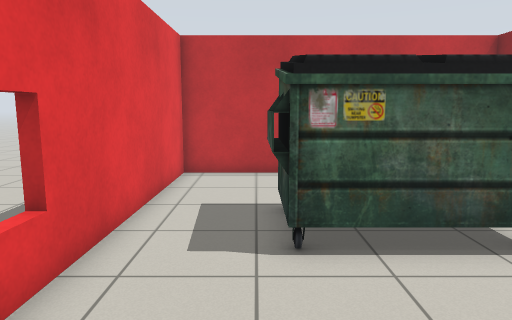
[1] (above)

16 first-person views from a walk through a world built for the Gazebo simulator. The camera is 1.2 m above the floor, tilts 8° down and sees 70° across. Floor lines are 1 m apart. The floor is counted in squares, 0.5 m on a side. Each view is taken from the middle of a square. On the plan, view 1 faces up. The plan holds only what a view shows up to about 20 squares ahead; the rest is blank. The robots in the file are not drawn.

[2]
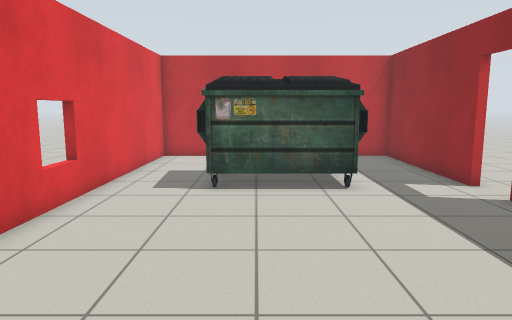

[3]
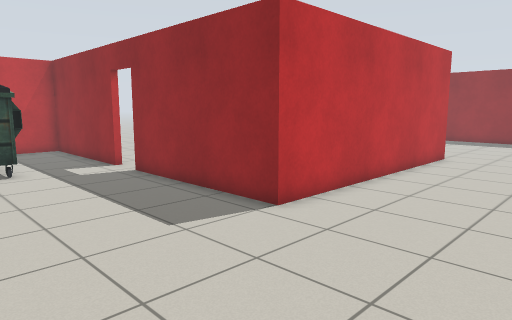

[4]
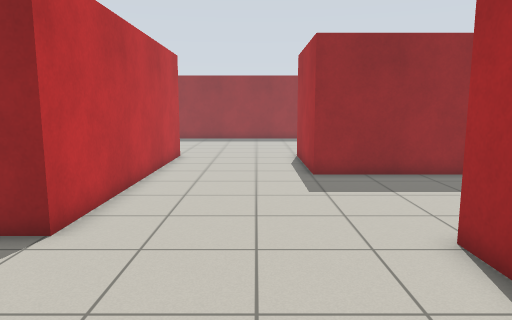

[5]
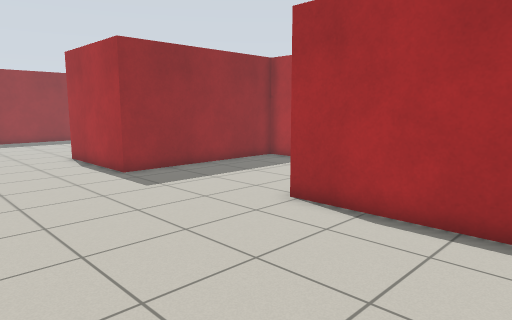

[6]
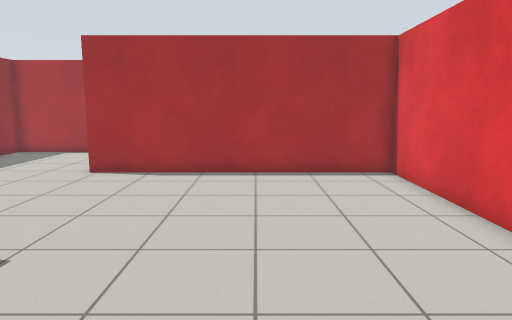

[7]
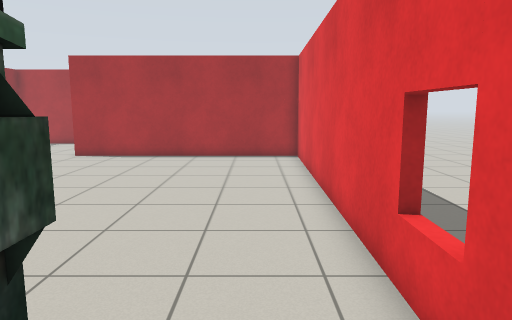

[8]
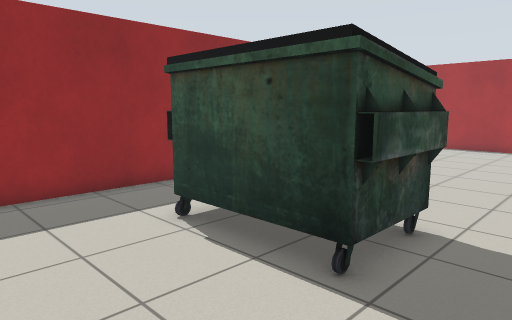

[9]
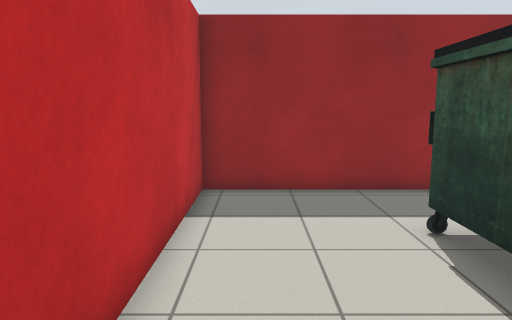

[10]
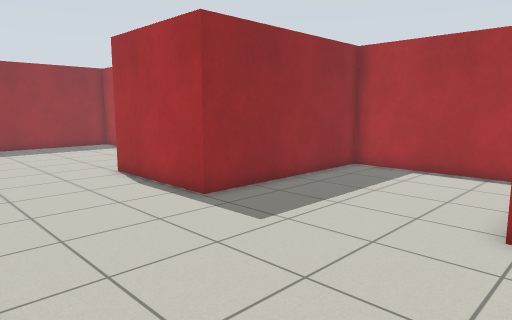

[11]
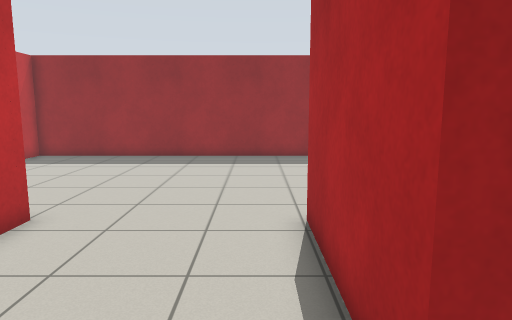

[12]
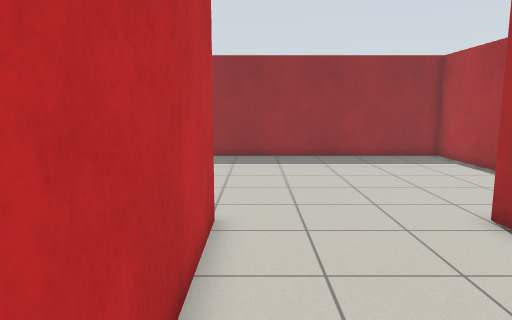

[13]
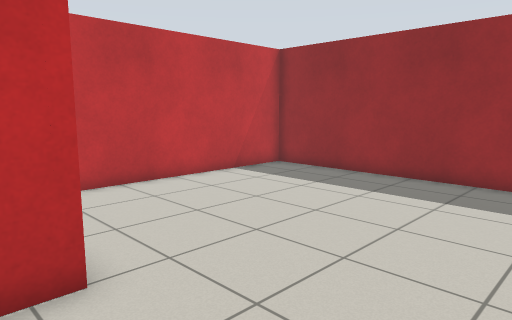

[14]
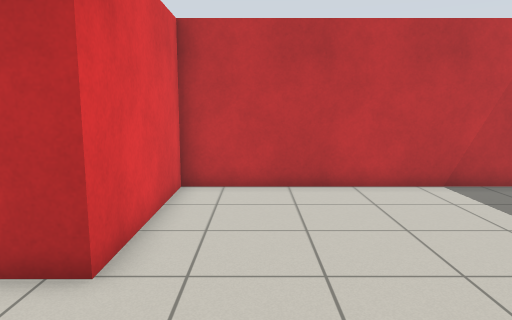

[15]
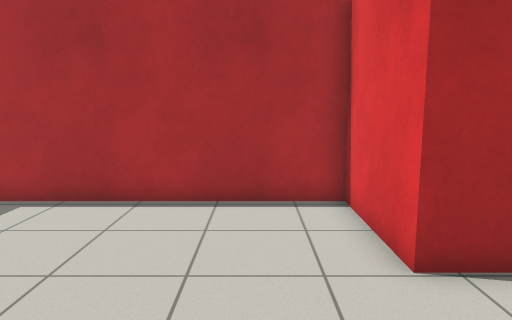

[16]
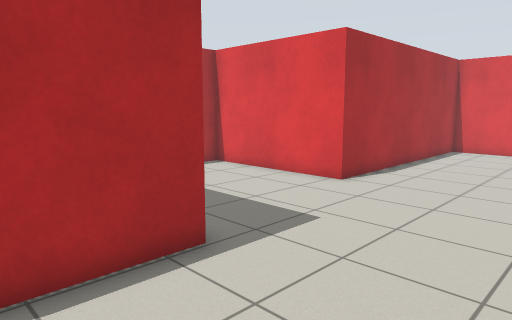

### Floor plan
Key: @ floor where view 1 was taken; # wall or solid block; . floor; D open door; = window, fence, low wall or low ledge; U dumpster.
Columns run from 3 left of view 1 to 32 right of it. Each row starts with its distance up from view 1.
 14 #############    ..
 13 #...........#   ...
 12 #...........#   ..
 11 #...........#  ..
 10 #...........# ...
  9 #...........#...
  8 #...UUUUU...#..
  7 #...UUUUU...#..
  6 #...UUUUU...D.
  5 #...........D
  4 =...........#
  3 #...........#          #############
  2 #...........#          #...........#
  1 #...........#          #...........#
  0 #..@........#          #...........#
 -1 #...........#          #...........#
 -2 #...........#          #...........#
 -3 #...........############...........#
 -4 #..................................#
 -5 #..................................#
 -6 #..................................#
 -7 #..................................#
 -8 #..................................#
 -9 #.................######...........#
-10 #.................#    #...........#
-11 ############......#    #...........#
-12            #......#    #...........#
-13            #......#    #############
-14            #......#
-15            #......#
-16            #......#
-17            ########

Where each view was taken, in squares from view 1:
view 1: 0 up, 0 right, facing up
view 2: 5 down, 2 right, facing up
view 3: 9 down, 2 right, facing up-right
view 4: 7 down, 2 right, facing right
view 5: 3 down, 2 right, facing down-right
view 6: 3 up, 2 right, facing down
view 7: 8 up, 1 left, facing down
view 8: 13 up, 2 left, facing down-right
view 9: 12 up, 2 left, facing right
view 10: 3 down, 7 right, facing down-right
view 11: 8 down, 13 right, facing right
view 12: 4 down, 13 right, facing right
view 13: 8 down, 19 right, facing up-right
view 14: 8 down, 23 right, facing up
view 15: 4 down, 23 right, facing down
view 16: 4 down, 19 right, facing down-left
